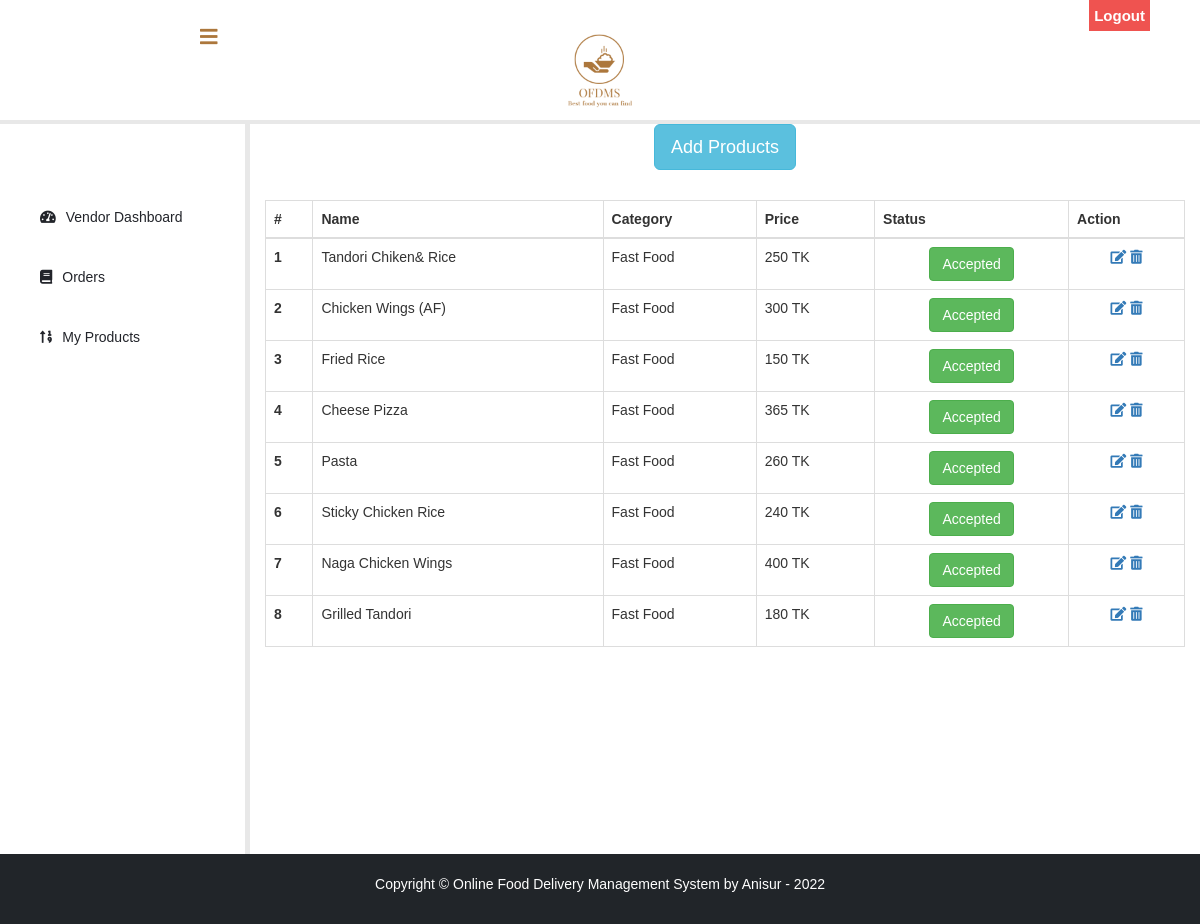
The app's page /vendor/product-details/ (signed in), older data.
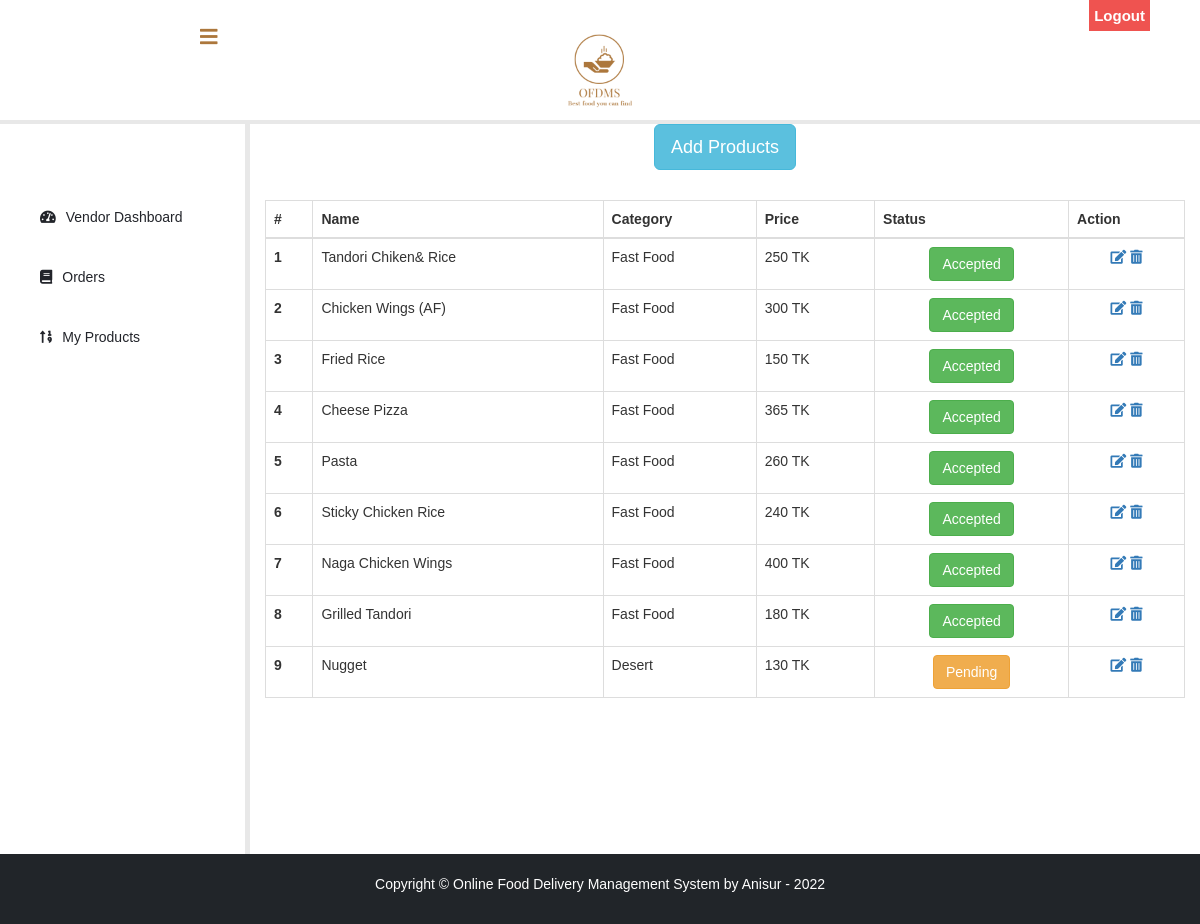
The same page, newer data.
### product/models.py (models this page shows)
class Product(models.Model):
    name = models.CharField(max_length=20, null=False)
    price = models.CharField(max_length=20, null=False)
    category = models.ForeignKey(ProductCategory, on_delete=models.CASCADE, null=True)
    created_by = models.ForeignKey(vmodel.Vendor, on_delete=models.CASCADE, null=True)
    image= models.ImageField(upload_to='product/img/',null=True,blank=True)
    status= models.CharField(max_length=20,default=0)
    description= models.TextField(default='')

class ProductCategory(models.Model):
    name =  models.CharField(max_length=20, null=False)
    def __str__(self):
        return self.name

### vendor/views.py (the view, shortened to what this page needs)
# urls.py: path('product-details/', views.product_details, name='vendor_dashboard'),
@login_required(login_url='vendor/login')
@user_passes_test(is_vendor)
def product_details(request):
    product_form = forms.ProductAddForm()
    product = pmodel.Product.objects.all().filter(created_by=models.Vendor.objects.get(user=request.user.id))
    dict ={'product_form':product_form,'product':product}
    return render(request,'vendor/product-details.html',context=dict)

### vendor/views.py (called while the page is built)
def is_vendor(user):
    return user.groups.filter(name='VENDOR').exists()

### templates/vendor/product-details.html (shortened to what this page needs)
{% extends 'vendor/base.html' %}
{% load widget_tweaks %}
{% block content %}
    {% load static %}
<head>
  </head>
<br><br>
  <div class="container">
    <div class="text-center">
          <button type="button" class="btn btn-info btn-lg" data-toggle="modal" data-target="#myModal">Add Products</button>
    </div>
     <div style="margin-top: 3rem">
         <table class="table table-bordered">
             <thead class="thead-light">
             <tr>
                 <th scope="col">#</th>
                 <th scope="col">Name</th>
                 <th scope="col">Category</th>
                 <th scope="col">Price</th>
                 <th scope="col">Status</th>
                 <th scope="col">Action</th>
             </tr>
             </thead>
             <tbody>
             {% for i in product %}
             <tr>
                 <th scope="row">{{ forloop.counter }}</th>
                 <td>{{ i.name }}</td>
                 <td>{{ i.category }}</td>
                 <td>{{ i.price }} TK</td>
                 <td class="text-center">{% if i.status == '0' %}<p class=" btn btn-warning">Pending</p> {% else %} <p class=" btn btn-success">Accepted</p> {% endif %}</td>
                 <td class="text-center"><a href="/vendor/product-edit/{{ i.id }}"><i class="fas fa-edit"></i></a> <a href=""><i class="fas fa-trash-alt"></i></a></td>
             </tr>
             {% endfor %}
             </tbody>
         </table>
     </div>
  </div>
<br><br><br><br><br><br><br><br><br><br>
{% endblock content %}

Row changes from the older to the newer data that the page shows:
added Product: name "Nugget", category "Desert", price "130", status "Pending"
